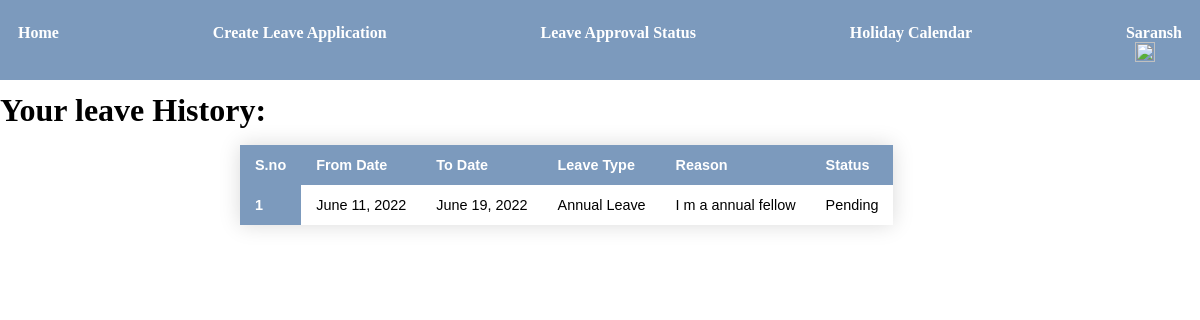
Screenshot of /accounts/leavestatus/ (signed in) with the database file from the repository.
### accounts/models.py (models this page shows, shortened)
class LeaveApp(models.Model):
    fdate = models.DateField()
    tdate=models.DateField()
    type_of_leave=models.CharField(max_length=20 ,choices =types_of_leaves, default = "" )
    reason = models.CharField(max_length=500)
    authuser = models.ForeignKey(User, on_delete=models.CASCADE,default = '', null =True)

### accounts/views.py (the view)
# urls.py: path('leavestatus/', views.leave_status, name='leavestatus'),
@login_required
def leave_status(request):
    leavedata=LeaveApp.objects.filter(authuser=request.user)
    params = {'leavedata':leavedata}
    return render(request, 'accounts/leavestatus.html', params)

### accounts/templates/accounts/leavestatus.html (shortened to what this page needs)
{% extends 'accounts/base.html' %}
  {% load static %}
{% block body %}
<h1> Your leave History:</h1>
<table id="customers">
    <thead>
      <tr>
        <th scope="col">S.no</th>
        <th scope="col">From Date</th>
        <th scope="col">To Date</th>
        <th scope="col">Leave Type</th>
        <th scope="col">Reason</th>
        <th scope="col">Status</th>
      </tr>
    </thead>
    <tbody>
      {% for i in leavedata|slice:"::-1" %}
      <tr>
        <th scope="row">{{ forloop.counter }}</th>
        <td>{{i.fdate}}</td>
        <td>{{i.tdate}}</td>
        <td>{{i.type_of_leave}}</td>
        <td>{{i.reason}}</td>
        <td>Pending</td>
      </tr>
      {% endfor %}
    </tbody>
  </table>
</div>
{% endblock %}

### accounts/templates/accounts/base.html (shortened to what this page needs)
{% load static %}
<!DOCTYPE html>
<html lang="en">
<head>
    <link rel="stylesheet" type="text/css", href={% static "css/leavestyle.css"%}>
</head>
<body>
    <div class="leave-portal-container">
        <div class="nav-bar">
            <div class="leave-menu-bar">
                <a href="index.html" id="home-page">Home</a>
                <a href="/accounts/dashboard/" id="linkCreateLeaveApplication">Create Leave Application</a>
                <a href="/accounts/leavestatus/" id="linkApprovalStatus">Leave Approval Status</a>
                <a href="/accounts/calender/" id="linkHolidayCalendar">Holiday Calendar</a>
                <div id="log-out"> <a href="/accounts/logout/">{{request.user|capfirst}}</a> </div>
            </div>
            <div class="log-out-icon"><a href="/login/logout/"><img src={% static "image/PngItem_2523180.png" %} type="image/png" alt=""></a>  </div>
        {% block body %} {% endblock %}
    </body>
    </html>

### accounts/static/css/leavestyle.css (style rules this page uses)
* { margin: 0; padding: 0; }
.leave-portal-container { width: 100vw; height: 100vh; }
.leave-portal-container .nav-bar { height: 10vh; background-color: rgb(124, 154, 189); color:white; }
.leave-portal-container a { color: white; text-decoration: none; font-weight: bold; }
.leave-portal-container .leave-menu-bar { display: flex; justify-content: space-between; width: 97%; display: flex; justify-content: space-between; padding-top:3vh; margin: auto; }
.log-out-icon img { width: 20px; height: 20px; float: right; margin-right: 45px; color: white; }
#customers { border-collapse: collapse; margin: 25px 0; font-size: 0.9em; font-family: sans-serif; min-width: 400px; box-shadow: 0 0 20px rgba(0, 0, 0, 0.15); color: black; position: absolute; top: 15%; left:20%; }
#customers td, #customers th { padding: 12px 15px; }
#customers th { padding-top: 12px; padding-bottom: 12px; text-align: left; background-color: rgb(124, 154, 189); color: white; }
h1 { color:black; margin-top: 50px; }

### rows the page displays
LeaveApp: fdate "June 11, 2022", tdate "June 19, 2022", type_of_leave "Annual Leave", reason "I m a annual fellow"

### other values shown
{{ request.user|capfirst }} "Saransh"
